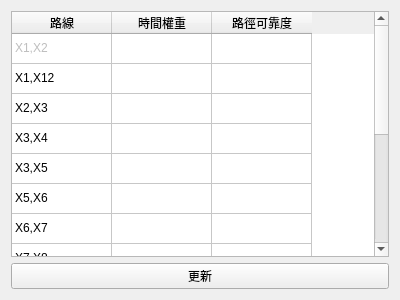
<?xml version="1.0" encoding="UTF-8"?>
<ui version="4.0">
 <class>PathWeightEditor</class>
 <widget class="QWidget" name="PathWeightEditor">
  <property name="geometry">
   <rect>
    <x>0</x>
    <y>0</y>
    <width>400</width>
    <height>300</height>
   </rect>
  </property>
  <property name="windowTitle">
   <string>Form</string>
  </property>
  <layout class="QVBoxLayout" name="verticalLayout">
   <item>
    <widget class="QTableWidget" name="tableWidgetContent">
     <property name="rowCount">
      <number>14</number>
     </property>
     <property name="columnCount">
      <number>3</number>
     </property>
     <attribute name="verticalHeaderVisible">
      <bool>false</bool>
     </attribute>
     <row/>
     <row/>
     <row/>
     <row/>
     <row/>
     <row/>
     <row/>
     <row/>
     <row/>
     <row/>
     <row/>
     <row/>
     <row/>
     <row/>
     <column>
      <property name="text">
       <string>路線</string>
      </property>
     </column>
     <column>
      <property name="text">
       <string>時間權重</string>
      </property>
     </column>
     <column>
      <property name="text">
       <string>路徑可靠度</string>
      </property>
     </column>
     <item row="0" column="0">
      <property name="text">
       <string>X1,X2</string>
      </property>
      <property name="flags">
       <set>ItemIsSelectable|ItemIsDragEnabled|ItemIsUserCheckable</set>
      </property>
     </item>
     <item row="1" column="0">
      <property name="text">
       <string>X1,X12</string>
      </property>
     </item>
     <item row="2" column="0">
      <property name="text">
       <string>X2,X3</string>
      </property>
     </item>
     <item row="3" column="0">
      <property name="text">
       <string>X3,X4</string>
      </property>
     </item>
     <item row="4" column="0">
      <property name="text">
       <string>X3,X5</string>
      </property>
     </item>
     <item row="5" column="0">
      <property name="text">
       <string>X5,X6</string>
      </property>
     </item>
     <item row="6" column="0">
      <property name="text">
       <string>X6,X7</string>
      </property>
     </item>
     <item row="7" column="0">
      <property name="text">
       <string>X7,X8</string>
      </property>
     </item>
     <item row="8" column="0">
      <property name="text">
       <string>X5,X10</string>
      </property>
     </item>
     <item row="9" column="0">
      <property name="text">
       <string>X9,X10</string>
      </property>
     </item>
     <item row="9" column="1">
      <property name="text">
       <string/>
      </property>
      <property name="flags">
       <set>ItemIsSelectable|ItemIsEditable|ItemIsDragEnabled|ItemIsEnabled</set>
      </property>
     </item>
     <item row="10" column="0">
      <property name="text">
       <string>X8,X9</string>
      </property>
     </item>
     <item row="11" column="0">
      <property name="text">
       <string>X9,X11</string>
      </property>
     </item>
     <item row="12" column="0">
      <property name="text">
       <string>X11,X12</string>
      </property>
     </item>
     <item row="13" column="0">
      <property name="text">
       <string>X11,X13</string>
      </property>
     </item>
    </widget>
   </item>
   <item>
    <widget class="QPushButton" name="pushButtonUpdate">
     <property name="text">
      <string>更新</string>
     </property>
    </widget>
   </item>
  </layout>
 </widget>
 <resources/>
 <connections/>
</ui>
